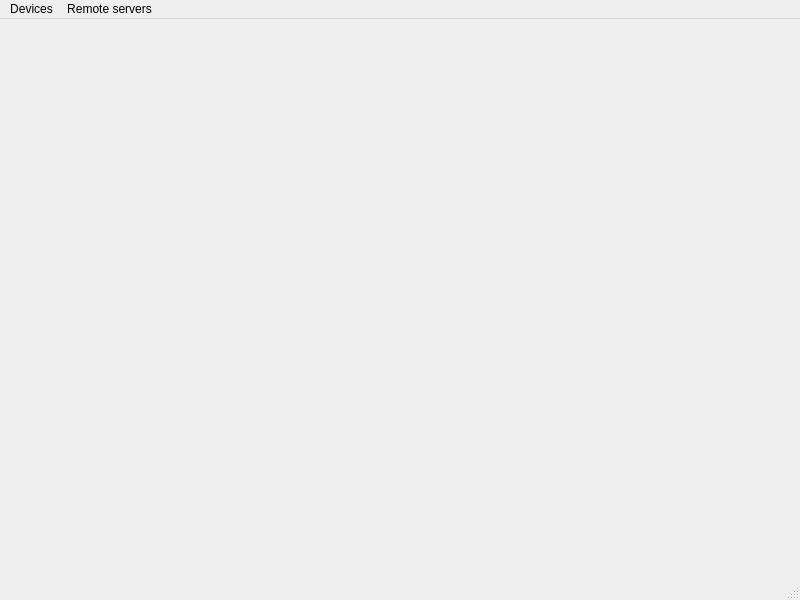
<?xml version="1.0" encoding="UTF-8"?>
<ui version="4.0">
 <class>CondetrolMainWindow</class>
 <widget class="QMainWindow" name="CondetrolMainWindow">
  <property name="geometry">
   <rect>
    <x>0</x>
    <y>0</y>
    <width>800</width>
    <height>600</height>
   </rect>
  </property>
  <property name="windowTitle">
   <string>Condetrol</string>
  </property>
  <widget class="QWidget" name="centralwidget"/>
  <widget class="QMenuBar" name="menubar">
   <property name="geometry">
    <rect>
     <x>0</x>
     <y>0</y>
     <width>800</width>
     <height>21</height>
    </rect>
   </property>
   <widget class="QMenu" name="device_configurations_menu">
    <property name="title">
     <string>Devices</string>
    </property>
    <addaction name="action_edit_device_configurations"/>
    <addaction name="actionExport"/>
    <addaction name="actionLoad"/>
   </widget>
   <widget class="QMenu" name="menu">
    <property name="title">
     <string>Remote servers</string>
    </property>
   </widget>
   <addaction name="device_configurations_menu"/>
   <addaction name="menu"/>
  </widget>
  <widget class="QStatusBar" name="statusbar"/>
  <action name="action_edit_device_configurations">
   <property name="text">
    <string>Edit...</string>
   </property>
  </action>
  <action name="actionExport">
   <property name="text">
    <string>Export...</string>
   </property>
  </action>
  <action name="actionLoad">
   <property name="text">
    <string>Load...</string>
   </property>
  </action>
 </widget>
 <resources/>
 <connections/>
</ui>
